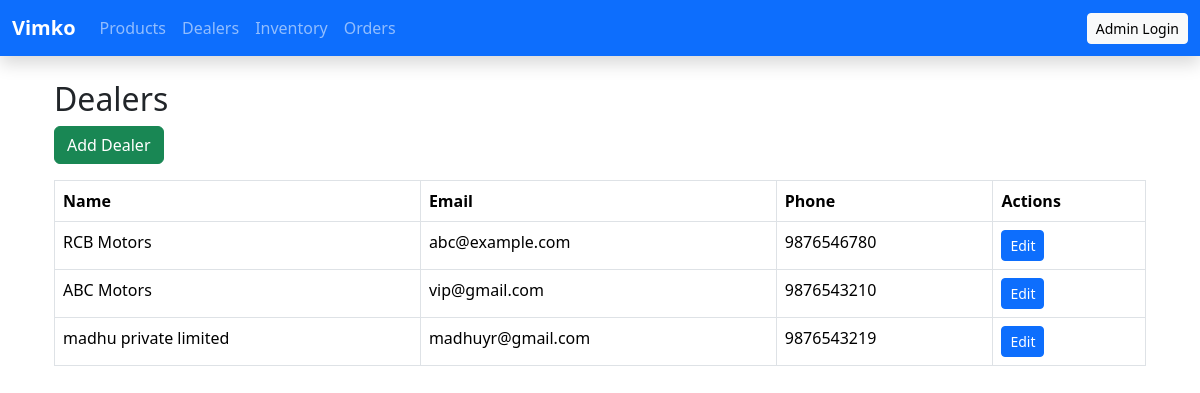
The app's page /api/dealers-ui/ with its own data.
### core/models.py (models this page shows, shortened)
class Dealer(models.Model):
    name = models.CharField(max_length=100)
    email = models.EmailField(unique=True)
    phone = models.CharField(max_length=15)
    address = models.TextField()

### core/views.py (the view)
# urls.py: path('dealers-ui/', views.dealer_list, name='dealer_list'),
def dealer_list(request):
    dealers = Dealer.objects.all()
    return render(request, 'core/dealer_list.html', {'dealers': dealers})

### core/templates/core/dealer_list.html
{% extends 'core/base.html' %}
{% block content %}
<div class="container mt-4">
    <h2>Dealers</h2>
    <a href="{% url 'dealer_create' %}" class="btn btn-success mb-3">Add Dealer</a>
    <table class="table table-bordered">
        <thead>
            <tr>
                <th>Name</th>
                <th>Email</th>
                <th>Phone</th>
                <th>Actions</th>
            </tr>
        </thead>
        <tbody>
            {% for dealer in dealers %}
            <tr>
                <td>{{ dealer.name }}</td>
                <td>{{ dealer.email }}</td>
                <td>{{ dealer.phone }}</td>
                <td>
                    <a href="{% url 'dealer_update' dealer.id %}" class="btn btn-primary btn-sm">Edit</a>
                </td>
            </tr>
            {% empty %}
            <tr><td colspan="4">No dealers found.</td></tr>
            {% endfor %}
        </tbody>
    </table>
</div>
{% endblock %}

### records on screen
Dealer: name "RCB Motors", email "abc@example.com", phone "9876546780"
Dealer: name "ABC Motors", email "vip@gmail.com", phone "9876543210"
Dealer: name "madhu private limited", email "madhuyr@gmail.com", phone "9876543219"
